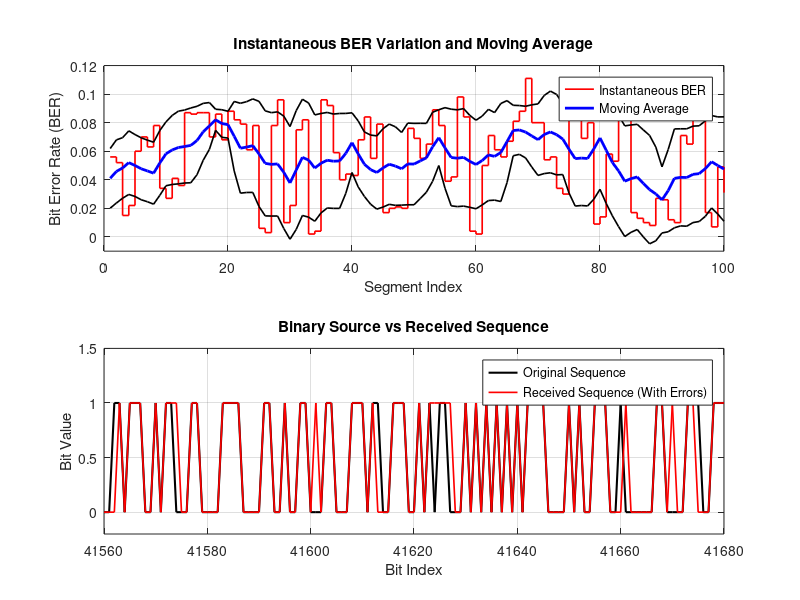

MATLAB code to generate this figure:
clc; clear; close all;

% Paramètres de simulation
N = 100000; % Longueur de la source (bits)
segment_size = 1000; % Taille du segment pour le BER local
num_segments = N / segment_size;
window_size = 10; % Taille de la fenêtre glissante

% Source d'information (variables i.i.d.)
tx_bits = randi([0 1], 1, N);

% Modélisation du canal non stationnaire (50 états de 0 à 10%)
% Fading par blocs : chaque état est maintenu sur 2 segments consécutifs
taux_uniques = rand(1, 50) * 0.1;
ber_cible = repelem(taux_uniques, 2);

rx_bits = tx_bits;
inst_ber = zeros(1, num_segments);

% Simulation du canal binaire symétrique (BSC)
for i = 1:num_segments
    idx_start = (i - 1) * segment_size + 1;
    idx_end = i * segment_size;
    
    % Application des erreurs (Loi de Bernoulli paramétrée par l'état du canal)
    masque_erreurs = rand(1, segment_size) < ber_cible(i);
    rx_bits(idx_start:idx_end) = xor(tx_bits(idx_start:idx_end), masque_erreurs);
    
    % BER empirique instantané
    inst_ber(i) = sum(masque_erreurs) / segment_size;
end

% Extraction des moments statistiques locaux
mean_ber = movmean(inst_ber, window_size);
var_ber = movvar(inst_ber, window_size);
std_ber = sqrt(var_ber); % Enveloppe de dispersion (1 écart-type)

% Affichage Graphique
figure('Name', 'Partie D : Variance du BER', 'Position', [100 100 900 600]);

% Subplot 1 : Dynamiques d'erreurs
subplot(2, 1, 1);
stairs(1:num_segments, inst_ber, 'r', 'LineWidth', 1.2); hold on;
plot(1:num_segments, mean_ber, 'b', 'LineWidth', 2);

% Enveloppe de dispersion (+/- 1 écart-type)
plot(1:num_segments, mean_ber + std_ber, 'k', 'LineWidth', 1.2);
plot(1:num_segments, mean_ber - std_ber, 'k', 'LineWidth', 1.2);
hold off;

title('Instantaneous BER Variation and Moving Average', 'FontWeight', 'bold');
xlabel('Segment Index');
ylabel('Bit Error Rate (BER)');
legend('Instantaneous BER', 'Moving Average', 'Location', 'northeast');
grid on;
xlim([0 100]);
ylim([-0.01 0.12]);

% Subplot 2 : Inspection temporelle fine
subplot(2, 1, 2);
idx_plot = 41560:41680;

plot(idx_plot, tx_bits(idx_plot), 'k', 'LineWidth', 1.5); hold on;
plot(idx_plot, rx_bits(idx_plot), 'r', 'LineWidth', 1.2);
hold off;

title('Binary Source vs Received Sequence', 'FontWeight', 'bold');
xlabel('Bit Index');
ylabel('Bit Value');
legend('Original Sequence', 'Received Sequence (With Errors)', 'Location', 'northeast');
grid on;
ylim([-0.2 1.5]);
